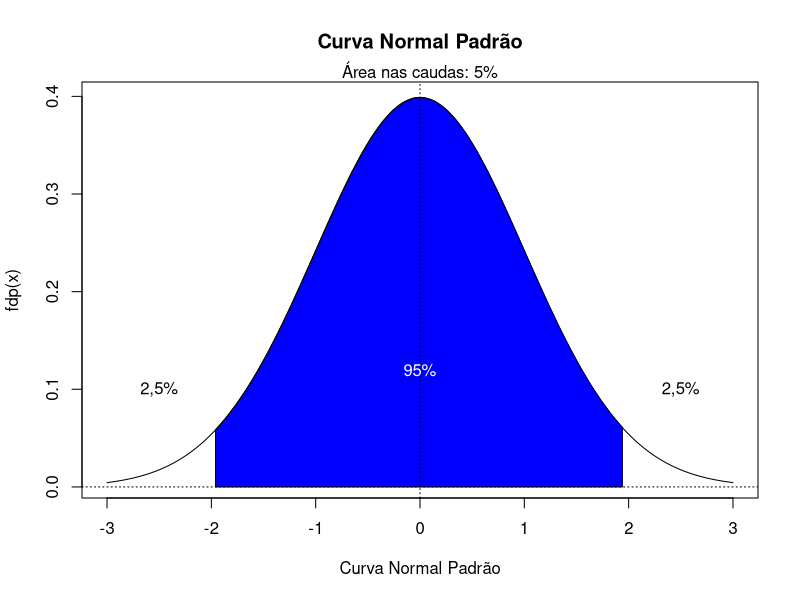
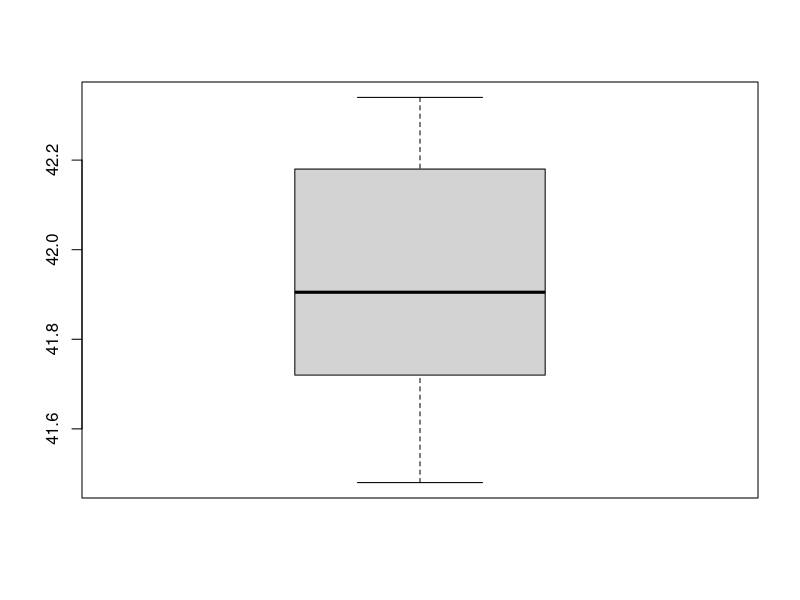
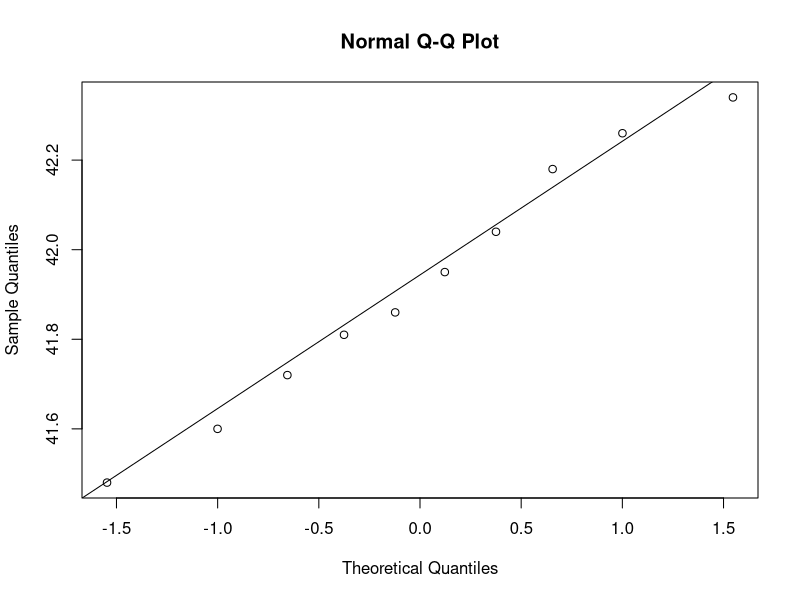
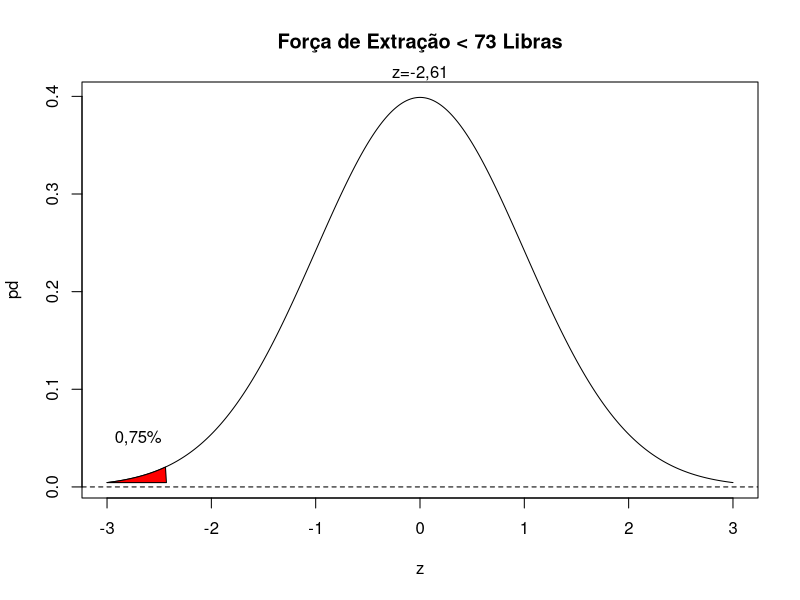
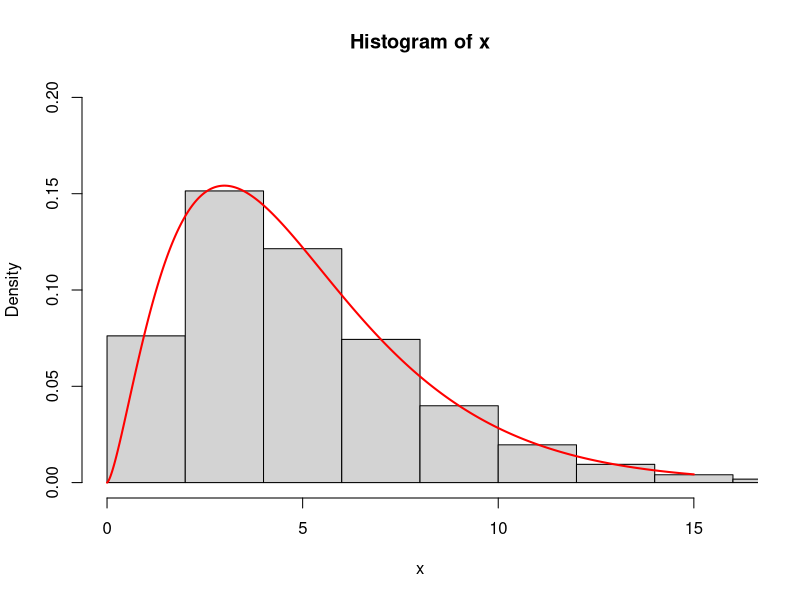

Write R code to recreate these figures, in order.
## ---- chunk 1
condut<-c(41.60, 41.48, 42.34, 41.95, 41.86,
          42.18, 41.72, 42.26, 41.81, 42.04)
media_condut<-mean(condut)
cat(" A condutividade média do metal é de :", media_condut, "BTU/hr-ft-ºF")
## ---- chunk 2
s_condut<-sd(condut)
cat("O desvio-padrão da condutividade é igual a ", s_condut, "BTU/hr-ft-ºF")
## ---- chunk 3
erro_pad<- s_condut/sqrt(length(condut))
cat("O erro-padrão amostral é igual a ", erro_pad, "BTU/hr-ft-ºF")
## ---- chunk 4
cat("Percentual do erro-padrão = ",100*erro_pad/media_condut, "%")
## ---- chunk 5
x<-seq(-3, 3, by = .01)
y<-dnorm(x, mean=0, sd=1, log = FALSE)
qnorm(0.025,0,1) ; qnorm(0.975,0,1)
rx<-seq(-1.96, 1.96, by=.1)
ry<-numeric(2*length(rx))
ry[1:length(rx)]<-dnorm(rx, mean=0, sd=1, log = FALSE)
rx<-c(rx, rev(rx))
plot(x, y, 'l', xlab='Curva Normal Padrão', ylab='fdp(x)',
     main = "Curva Normal Padrão", col="black")
polygon(rx, ry, col = 'blue')
abline(v=0, h=0, lty=3)
text(-2.5,0.1,"2,5%")
text(2.5,0.1,"2,5%")
text(0,0.12,"95%", col="white")
mtext("Área nas caudas: 5%", adj = 0.5)
## ---- chunk 6
qnorm(0.025, mean=0, sd=1)
## ---- chunk 7
qnorm(0.025, mean=0, sd=1, lower.tail = FALSE)
## ---- chunk 8
t<-qt(0.025, df=9, lower.tail = FALSE)
t
## ---- chunk 9
n<- length(condut)
IC_inferior<- mean(condut)-(t*erro_pad)
IC_superior<- mean(condut)+(t*erro_pad)
IC_condut<-c(IC_inferior, IC_superior)
IC_condut
## ---- chunk 10
t.test(condut)$estimate   #Estimativa pontual

## ---- chunk 11
t.test(condut,conf.level=0.95)$conf.int  #Intervalo de Confiança
## ---- chunk 12
boxplot(condut)
## ---- chunk 13
qqnorm(condut); qqline(condut)
## ---- chunk 14
shapiro.test(condut)
## ---- chunk 15
f_extract<-c(79.3, 75.1, 78.2, 74.1, 73.9, 75.0, 77.6, 77.3, 73.8, 
             74.6, 75.5, 74.0, 74.7, 75.9, 72.9, 73.8, 74.2, 78.1,
             75.4, 76.3, 75.3, 76.2, 74.9, 78.0, 75.1, 76.8)
## ---- chunk 16
f_media<-mean(f_extract)
cat("A força de extração média do conector é de",f_media, "libras")
## ---- chunk 17
mediana<-median(f_extract)
cat(" O valor que separa 50% dos dados à esquerda e à direita é:", mediana, "libras")
## ---- chunk 18
dp_f<-sd(f_extract)
cat("O desvio-padrão da força de extração do conector é de", dp_f, "libras")
## ---- chunk 19
variancia<-var(f_extract)
cat("A variância da força de extração do conector é de", variancia, "libras")
## ---- chunk 20
erro_pad<- sd(f_extract)/sqrt(length(f_extract))
cat("O erro-padrão amostral é igual a ", erro_pad, "Libras")
## ---- chunk 21
p73<-pt(-2.61, df=25)
cat("Cerca de", 100*p73, "% dos conectores terão força de extração menor que 73 libras.")
## ---- chunk 22
# Determinar o quantil para uma área igual a 5% na curva normal, unicaudal inferior.
q<-qnorm(0.007539, mean = 0, sd = 1)
z <- seq(-3,3,0.01)
pd <- dnorm(z)
plot(z,pd,type="l", main="Força de Extração < 73 Libras")
polygon(c(z[z<=q],q),c(pd[z<=q],pd[z==-3]),col="red")
abline(v=60, h=0, lty=2)
text(-2.7,0.05,"0,75%")
mtext("z=-2,61")
## ---- chunk 23
n_ex02<-length(f_extract)
cat("O tamanho da amostra é de", n_ex02, "unidades.")
## ---- chunk 24
erro_pad_ex02<- sd(f_extract)/sqrt(n_ex02)
cat("O erro-padrão amostral é igual a ", erro_pad_ex02, "Libras")
## ---- chunk 25
t2<-qt(0.025, df=(n_ex02-1), lower.tail = FALSE)
t2
IC_inferior<- mean(f_extract)-(t2*erro_pad_ex02)
IC_superior<- mean(f_extract)+(t2*erro_pad_ex02)
IC_condut<-c(IC_inferior, IC_superior)
IC_condut
## ---- chunk 26
t.test(f_extract)
## ---- chunk 27
t.test(f_extract, conf.level=0.90)
## ---- chunk 28
t<-qt(0.025, df=9, lower.tail = FALSE)
t

df2<-n_ex02-1
df2

t2<-qt(0.05, df=25, lower.tail = FALSE)
t2

## ---- chunk 29
t95<-qt(0.025, df=25, lower.tail=FALSE)
erro95<-t95*sd(f_extract)/sqrt(length(f_extract))
cat("O erro de estimativa para IC de 95% é de", erro95)
## ---- chunk 30
t90<-qt(0.05, df=25, lower.tail=FALSE)
erro90<-t90*sd(f_extract)/sqrt(length(f_extract))
cat("O erro de estimativa para IC de 95% é de", erro90)
## ---- chunk 31
z95<-qnorm(0.025, mean=0, sd=1, lower.tail=FALSE)
z95
## ---- chunk 32
DP<-0.035
erro3<- qnorm(0.025, mean=0, sd=1, lower.tail=FALSE)*DP
cat("O erro de estimação para a proporção é de", erro3)
## ---- chunk 33
charpy<-c( 64.1, 64.7, 64.5, 64.6, 64.5, 64.3, 64.6, 64.8, 64.2, 64.3)
## ---- chunk 34
media<-mean(charpy)
media

cat("A média de energia absorvida no impacto é de", media, "Joules")

t95<-qt(0.025, df=9, lower.tail=FALSE)
t95

s_charpy<- sd(charpy)
s_charpy

n<-length(charpy)
n

IC95<- c(media-t95*s_charpy/sqrt(n), media+t95*s_charpy/sqrt(n))
IC95
## ---- chunk 35
z95<-qnorm(0.025, mean=0,sd=1, lower.tail=FALSE)
z95
## ---- chunk 36
x <- rchisq(50000, df = 5)
  
hist(x, 
     freq = FALSE, 
     xlim = c(0,16), 
     ylim = c(0,0.2))
curve(dchisq(x, df = 5), from = 0, to = 15, 
      n = 5000, col= 'red', lwd=2, add = T, main= "Distribuição Qui-Quadrado")
## ---- chunk 37
qchisq(0.975, df=19, lower.tail=FALSE)
## ---- chunk 38
qchisq(0.025, df=19, lower.tail=FALSE)
